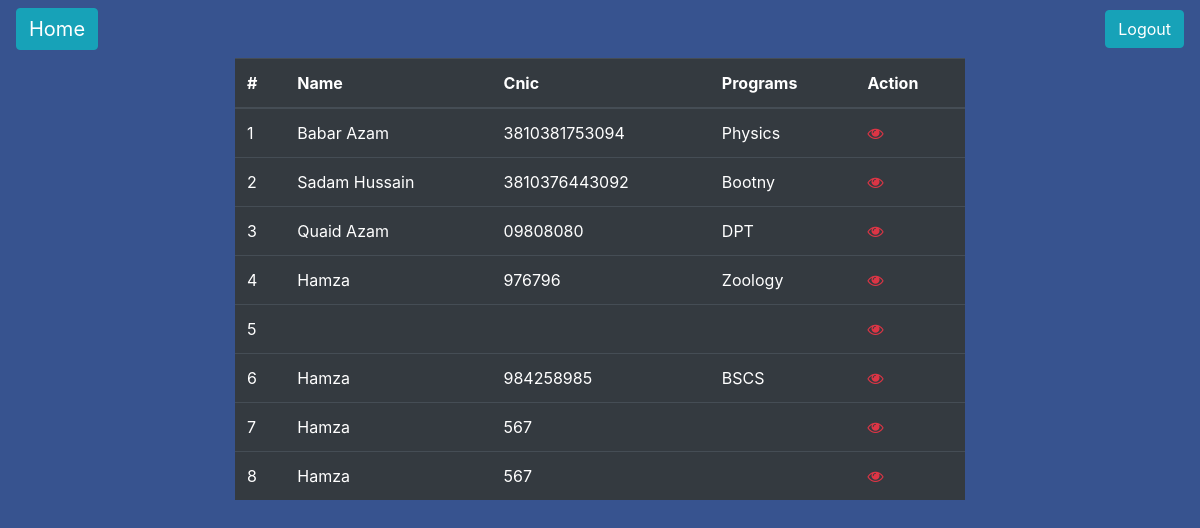
Page /submissions.php (signed in) on the committed database.
### tables this page shows
CREATE TABLE `student` (
  `student_id` int(11) NOT NULL,
  `student_name` varchar(244) NOT NULL,
  `student_father` varchar(244) NOT NULL,
  `student_cnic` varchar(244) NOT NULL,
  `student_address` varchar(244) NOT NULL,
  `student_programs` varchar(244) NOT NULL,
  `student_matric` varchar(244) NOT NULL,
  `student_intermediate` varchar(244) NOT NULL,
  `student_bise` varchar(244) NOT NULL,
  `student_bachelor` varchar(244) NOT NULL,
  `student_document` varchar(244) NOT NULL,
  `student_status` varchar(244) NOT NULL
);

### submissions.php (the view, shortened to what this page needs)
<?php
if (!isset($_SESSION['email'])) {
  header('location: login.php');
} else { ?>
  <!DOCTYPE html>
  <html lang="en">
  <head>
    <link rel="stylesheet" href="https://cdnjs.cloudflare.com/ajax/libs/font-awesome/4.7.0/css/font-awesome.min.css" />
    <link rel="stylesheet" href="https://cdn.jsdelivr.net/npm/bootstrap@4.6.1/dist/css/bootstrap.min.css" />
    <link rel="stylesheet" href="adminstyle.css" />
  </head>
  <body>
    <nav class="navbar navbar-light">
      <a class="navbar-brand btn btn-info" href="index.php">Home</a>
      <form class="form-inline">
        <button class="btn btn-info my-2 my-sm-0" type="submit">
          Logout
        </button>
      </form>
    </nav>
    <div class="container">
      <div class="row">
        <div class="col-lg-8 col-md-8 col-12 offset-lg-2 offset-md-2">
          <?php
          $conn = mysqli_connect('localhost', 'root', '', 'online_portal');
          $sql = "SELECT * FROM student";
          if ($result = mysqli_query($conn, $sql)) {
            if (mysqli_num_rows($result) > 0) {
              echo '<table class="table table-dark">';
              echo "<thead>";
              echo "<tr>";
              echo "<th scope='col'>#</th>";
              echo "<th scope='col'>Name</th>";
              echo "<th scope='col'>Cnic</th>";
              echo "<th scope='col'>Programs</th>";
              echo "<th>Action</th>";
              echo  "</tr>";
              echo  "</thead>";
              echo  "<tbody>";
              $result = mysqli_query($conn, "SELECT * FROM student");
              while ($row = mysqli_fetch_array($result)) {
                echo "<tr>";
                echo "<td>" . $row['student_id'] . "</td>";
                echo "<td>" . $row['student_name'] . "</td>";
                echo "<td>" . $row['student_cnic'] . "</td>";
                echo "<td>" . $row['student_programs'] . "</td>";
                echo "<td>";
                echo '<a href="status_student.php?upd=' . $row['student_id'] . '" class="mr-3" title="View Record"
                data-toggle="tooltip"><span class="fa fa-eye text-danger"></span></a>';
                echo "</td>";
                echo "</tr>";
              }
            }
          }
          echo "</tbody>";
          echo "</table>";
          ?>
        </div>
      </div>
    </div>
  </body>
  </html>
<?php } ?>

### adminstyle.css (style rules this page uses)
body { margin: 0; padding: 0; background-color: #37538f; height: 100vh; }
.navbar a { color: white!important; }
.container { height: 100vh!important; width: 100%!important; }

### submissions.php (style rules this page uses)
body { background-color: #37538f; }

### rows in the picture
student: student_id "1", student_name "Babar Azam", student_cnic "3810381753094", student_programs "Physics"
student: student_id "2", student_name "Sadam Hussain", student_cnic "3810376443092", student_programs "Bootny"
student: student_id "3", student_name "Quaid Azam", student_cnic "09808080", student_programs "DPT"
student: student_id "4", student_name "Hamza", student_cnic "976796", student_programs "Zoology"
student: student_id "5"
student: student_id "6", student_name "Hamza", student_cnic "984258985", student_programs "BSCS"
student: student_id "7", student_name "Hamza", student_cnic "567"
student: student_id "8", student_name "Hamza", student_cnic "567"
